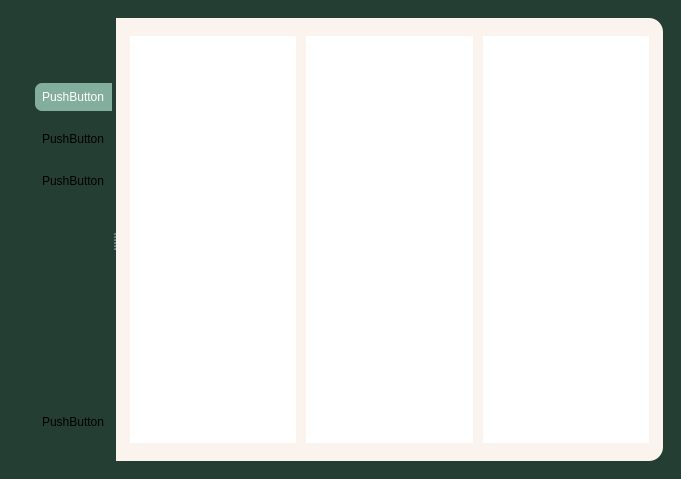
<?xml version="1.0" encoding="UTF-8"?>
<ui version="4.0">
 <class>MainWindow</class>
 <widget class="QMainWindow" name="MainWindow">
  <property name="geometry">
   <rect>
    <x>0</x>
    <y>0</y>
    <width>681</width>
    <height>479</height>
   </rect>
  </property>
  <property name="windowTitle">
   <string>MainWindow</string>
  </property>
  <property name="styleSheet">
   <string notr="true">#bgWidget, #centralwidget{
	background-color: rgb(36, 62, 51);
	border: none;
}

#mainContentWidget{
	border-top-right-radius:14px;
	border-bottom-right-radius:14px;
	background-color: rgb(251, 244, 238);
}

#dailyPushButton{
	background-color: rgb(131, 174, 157);
	color: white;
	font: 63 11pt &quot;Yu Gothic UI Semibold&quot;;
}
QPushButton{
	text-align:left;
	padding:7;
	border-top-left-radius:7px;
	border-bottom-left-radius:7px;
}
QListWidget{
	border:None;
}</string>
  </property>
  <widget class="QWidget" name="centralwidget">
   <layout class="QGridLayout" name="gridLayout">
    <item row="0" column="0">
     <widget class="QWidget" name="bgWidget" native="true">
      <layout class="QHBoxLayout" name="horizontalLayout">
       <item>
        <widget class="QSplitter" name="splitter">
         <property name="orientation">
          <enum>Qt::Horizontal</enum>
         </property>
         <widget class="QWidget" name="sideMenuWidget" native="true">
          <layout class="QVBoxLayout" name="verticalLayout">
           <property name="spacing">
            <number>0</number>
           </property>
           <property name="leftMargin">
            <number>17</number>
           </property>
           <property name="topMargin">
            <number>65</number>
           </property>
           <property name="rightMargin">
            <number>0</number>
           </property>
           <property name="bottomMargin">
            <number>25</number>
           </property>
           <item>
            <widget class="QWidget" name="topMenuWidget" native="true">
             <layout class="QVBoxLayout" name="verticalLayout_3">
              <property name="spacing">
               <number>14</number>
              </property>
              <property name="leftMargin">
               <number>0</number>
              </property>
              <property name="topMargin">
               <number>0</number>
              </property>
              <property name="rightMargin">
               <number>0</number>
              </property>
              <property name="bottomMargin">
               <number>0</number>
              </property>
              <item>
               <widget class="QPushButton" name="dailyPushButton">
                <property name="text">
                 <string>PushButton</string>
                </property>
               </widget>
              </item>
              <item>
               <widget class="QPushButton" name="weeklyPushButton">
                <property name="text">
                 <string>PushButton</string>
                </property>
               </widget>
              </item>
              <item>
               <widget class="QPushButton" name="monthlyPushButton">
                <property name="text">
                 <string>PushButton</string>
                </property>
               </widget>
              </item>
             </layout>
            </widget>
           </item>
           <item>
            <spacer name="verticalSpacer">
             <property name="orientation">
              <enum>Qt::Vertical</enum>
             </property>
             <property name="sizeHint" stdset="0">
              <size>
               <width>20</width>
               <height>40</height>
              </size>
             </property>
            </spacer>
           </item>
           <item>
            <widget class="QWidget" name="bottomMenuWidget" native="true">
             <layout class="QVBoxLayout" name="verticalLayout_2">
              <property name="spacing">
               <number>0</number>
              </property>
              <property name="leftMargin">
               <number>0</number>
              </property>
              <property name="topMargin">
               <number>0</number>
              </property>
              <property name="rightMargin">
               <number>0</number>
              </property>
              <property name="bottomMargin">
               <number>0</number>
              </property>
              <item>
               <widget class="QPushButton" name="settingsPushButton">
                <property name="text">
                 <string>PushButton</string>
                </property>
               </widget>
              </item>
             </layout>
            </widget>
           </item>
          </layout>
         </widget>
         <widget class="QWidget" name="mainContentWidget" native="true">
          <layout class="QHBoxLayout" name="horizontalLayout_2">
           <property name="spacing">
            <number>10</number>
           </property>
           <property name="leftMargin">
            <number>14</number>
           </property>
           <property name="topMargin">
            <number>18</number>
           </property>
           <property name="rightMargin">
            <number>14</number>
           </property>
           <property name="bottomMargin">
            <number>18</number>
           </property>
           <item>
            <widget class="QListWidget" name="todoListWidget">
             <property name="acceptDrops">
              <bool>true</bool>
             </property>
             <property name="showDropIndicator" stdset="0">
              <bool>true</bool>
             </property>
             <property name="dragEnabled">
              <bool>true</bool>
             </property>
             <property name="dragDropMode">
              <enum>QAbstractItemView::DragDrop</enum>
             </property>
             <property name="movement">
              <enum>QListView::Static</enum>
             </property>
             <property name="resizeMode">
              <enum>QListView::Fixed</enum>
             </property>
             <property name="sortingEnabled">
              <bool>false</bool>
             </property>
            </widget>
           </item>
           <item>
            <widget class="QListWidget" name="inProgressListWidget">
             <property name="acceptDrops">
              <bool>true</bool>
             </property>
             <property name="dragEnabled">
              <bool>true</bool>
             </property>
             <property name="dragDropMode">
              <enum>QAbstractItemView::DragDrop</enum>
             </property>
            </widget>
           </item>
           <item>
            <widget class="QListWidget" name="doneListWidget">
             <property name="acceptDrops">
              <bool>true</bool>
             </property>
             <property name="dragEnabled">
              <bool>true</bool>
             </property>
             <property name="dragDropMode">
              <enum>QAbstractItemView::DragDrop</enum>
             </property>
            </widget>
           </item>
          </layout>
         </widget>
        </widget>
       </item>
      </layout>
     </widget>
    </item>
   </layout>
  </widget>
 </widget>
 <resources/>
 <connections/>
</ui>
